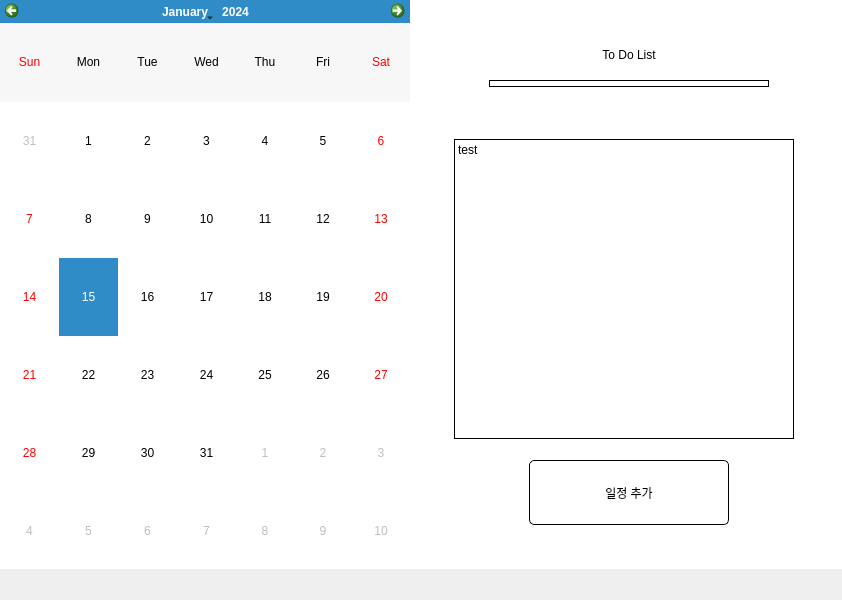
<?xml version="1.0" encoding="UTF-8"?>
<ui version="4.0">
 <class>MainWindow</class>
 <widget class="QMainWindow" name="MainWindow">
  <property name="geometry">
   <rect>
    <x>0</x>
    <y>0</y>
    <width>842</width>
    <height>600</height>
   </rect>
  </property>
  <property name="maximumSize">
   <size>
    <width>842</width>
    <height>600</height>
   </size>
  </property>
  <property name="windowTitle">
   <string>MainWindow</string>
  </property>
  <property name="styleSheet">
   <string notr="true"/>
  </property>
  <widget class="QWidget" name="centralwidget">
   <widget class="QFrame" name="horizontalFrame">
    <property name="geometry">
     <rect>
      <x>0</x>
      <y>0</y>
      <width>842</width>
      <height>569</height>
     </rect>
    </property>
    <property name="sizePolicy">
     <sizepolicy hsizetype="Fixed" vsizetype="Fixed">
      <horstretch>0</horstretch>
      <verstretch>0</verstretch>
     </sizepolicy>
    </property>
    <property name="minimumSize">
     <size>
      <width>842</width>
      <height>569</height>
     </size>
    </property>
    <property name="maximumSize">
     <size>
      <width>842</width>
      <height>569</height>
     </size>
    </property>
    <property name="layoutDirection">
     <enum>Qt::LeftToRight</enum>
    </property>
    <layout class="QHBoxLayout" name="horizontalLayout">
     <property name="spacing">
      <number>0</number>
     </property>
     <property name="sizeConstraint">
      <enum>QLayout::SetDefaultConstraint</enum>
     </property>
     <property name="leftMargin">
      <number>0</number>
     </property>
     <property name="topMargin">
      <number>0</number>
     </property>
     <property name="rightMargin">
      <number>0</number>
     </property>
     <property name="bottomMargin">
      <number>0</number>
     </property>
     <item>
      <widget class="QCalendarWidget" name="calendarWidget">
       <property name="enabled">
        <bool>true</bool>
       </property>
       <property name="sizePolicy">
        <sizepolicy hsizetype="Fixed" vsizetype="Fixed">
         <horstretch>0</horstretch>
         <verstretch>0</verstretch>
        </sizepolicy>
       </property>
       <property name="minimumSize">
        <size>
         <width>410</width>
         <height>570</height>
        </size>
       </property>
       <property name="maximumSize">
        <size>
         <width>410</width>
         <height>570</height>
        </size>
       </property>
       <property name="styleSheet">
        <string notr="true">#qt_calendar_navigationbar {
    background-color: rgb(0, 188, 212);
    min-height: 50px;
}
#qt_calendar_prevmonth, #qt_calendar_nextmonth {
    border: none;
    margin-top: 30px;
    color: white;
    min-width: 36px;
    max-width: 36px;
    min-height: 36px;
    max-height: 36px;
    border-radius: 18px;
    font-weight: bold; 
    qproperty-icon: none;
    background-color: transparent;
    font: 75 10pt &quot;나눔스퀘어 ExtraBold&quot;;
}
#qt_calendar_prevmonth {
    qproperty-text: &quot;&lt;&quot;; 
}
#qt_calendar_nextmonth {
    qproperty-text: &quot;&gt;&quot;;
}
#qt_calendar_prevmonth:hover, #qt_calendar_nextmonth:hover {
    background-color: rgba(225, 225, 225, 100);
}
#qt_calendar_prevmonth:pressed, #qt_calendar_nextmonth:pressed {
    background-color: rgba(235, 235, 235, 100);
}

#qt_calendar_yearbutton, #qt_calendar_monthbutton {
    color: white;
    margin: 18px;
    min-width: 60px;
    border-radius: 30px;
    font: 75 10pt &quot;나눔스퀘어 ExtraBold&quot;;
}
#qt_calendar_yearbutton:hover, #qt_calendar_monthbutton:hover {
    background-color: rgba(225, 225, 225, 100);
}
#qt_calendar_yearbutton:pressed, #qt_calendar_monthbutton:pressed {
    background-color: rgba(235, 235, 235, 100);
}

#qt_calendar_yearedit {
    min-width: 60px;
    color: white;
    background: transparent;
}
#qt_calendar_yearedit::up-button { 
    width: 20px;
    subcontrol-position: right;
}
#qt_calendar_yearedit::down-button { 
    width: 20px;
    subcontrol-position: left; 
}

CalendarWidget QToolButton QMenu {
     background-color: white;
}
CalendarWidget QToolButton QMenu::item {
    padding: 10px;
}
CalendarWidget QToolButton QMenu::item:selected:enabled {
    background-color: rgb(230, 230, 230);
}
CalendarWidget QToolButton::menu-indicator {
    
    subcontrol-position: right center;
}

#qt_calendar_calendarview {
    outline: 0px;
	font: 75 10pt &quot;나눔스퀘어 Bold&quot;;
    selection-background-color: rgb(0, 188, 212); 
}
</string>
       </property>
       <property name="firstDayOfWeek">
        <enum>Qt::Sunday</enum>
       </property>
       <property name="gridVisible">
        <bool>false</bool>
       </property>
       <property name="selectionMode">
        <enum>QCalendarWidget::SingleSelection</enum>
       </property>
       <property name="horizontalHeaderFormat">
        <enum>QCalendarWidget::ShortDayNames</enum>
       </property>
       <property name="verticalHeaderFormat">
        <enum>QCalendarWidget::NoVerticalHeader</enum>
       </property>
      </widget>
     </item>
     <item>
      <widget class="QFrame" name="verticalFrame">
       <property name="sizePolicy">
        <sizepolicy hsizetype="Fixed" vsizetype="Fixed">
         <horstretch>0</horstretch>
         <verstretch>0</verstretch>
        </sizepolicy>
       </property>
       <property name="minimumSize">
        <size>
         <width>432</width>
         <height>569</height>
        </size>
       </property>
       <property name="maximumSize">
        <size>
         <width>432</width>
         <height>569</height>
        </size>
       </property>
       <property name="styleSheet">
        <string notr="true">background-color: rgb(255, 255, 255);</string>
       </property>
       <layout class="QVBoxLayout" name="verticalLayout">
        <item>
         <widget class="QLabel" name="title_label">
          <property name="minimumSize">
           <size>
            <width>420</width>
            <height>50</height>
           </size>
          </property>
          <property name="maximumSize">
           <size>
            <width>420</width>
            <height>50</height>
           </size>
          </property>
          <property name="styleSheet">
           <string notr="true">font: 81 15pt &quot;나눔스퀘어 ExtraBold&quot;;
</string>
          </property>
          <property name="locale">
           <locale language="Korean" country="SouthKorea"/>
          </property>
          <property name="frameShadow">
           <enum>QFrame::Plain</enum>
          </property>
          <property name="text">
           <string>To Do List</string>
          </property>
          <property name="alignment">
           <set>Qt::AlignBottom|Qt::AlignHCenter</set>
          </property>
         </widget>
        </item>
        <item>
         <widget class="QFrame" name="horizontalFrame_2">
          <property name="minimumSize">
           <size>
            <width>420</width>
            <height>15</height>
           </size>
          </property>
          <property name="maximumSize">
           <size>
            <width>420</width>
            <height>20</height>
           </size>
          </property>
          <property name="styleSheet">
           <string notr="true">background-color: rgb(255, 255, 255);</string>
          </property>
          <layout class="QHBoxLayout" name="horizontalLayout_2">
           <item>
            <widget class="QLabel" name="color_line">
             <property name="minimumSize">
              <size>
               <width>280</width>
               <height>7</height>
              </size>
             </property>
             <property name="maximumSize">
              <size>
               <width>280</width>
               <height>7</height>
              </size>
             </property>
             <property name="styleSheet">
              <string notr="true">background-color: rgb(255, 255, 255);
border-radius: 5px;
border-style: solid;
border-width: 1px;
border-color: rgb(0, 0, 0);</string>
             </property>
             <property name="text">
              <string/>
             </property>
            </widget>
           </item>
          </layout>
         </widget>
        </item>
        <item>
         <widget class="QLabel" name="time_label">
          <property name="minimumSize">
           <size>
            <width>420</width>
            <height>30</height>
           </size>
          </property>
          <property name="maximumSize">
           <size>
            <width>420</width>
            <height>30</height>
           </size>
          </property>
          <property name="styleSheet">
           <string notr="true">font: 75 9pt &quot;나눔바른펜&quot;;</string>
          </property>
          <property name="text">
           <string/>
          </property>
          <property name="alignment">
           <set>Qt::AlignCenter</set>
          </property>
         </widget>
        </item>
        <item>
         <layout class="QHBoxLayout" name="horizontalLayout_4">
          <item>
           <spacer name="horizontalSpacer_5">
            <property name="orientation">
             <enum>Qt::Horizontal</enum>
            </property>
            <property name="sizeType">
             <enum>QSizePolicy::Fixed</enum>
            </property>
            <property name="sizeHint" stdset="0">
             <size>
              <width>35</width>
              <height>300</height>
             </size>
            </property>
           </spacer>
          </item>
          <item>
           <widget class="QLabel" name="task_label">
            <property name="minimumSize">
             <size>
              <width>340</width>
              <height>300</height>
             </size>
            </property>
            <property name="maximumSize">
             <size>
              <width>340</width>
              <height>300</height>
             </size>
            </property>
            <property name="layoutDirection">
             <enum>Qt::LeftToRight</enum>
            </property>
            <property name="styleSheet">
             <string notr="true">font: 75 10pt &quot;나눔스퀘어&quot;;
border-style: solid;
border-width: 1px;</string>
            </property>
            <property name="text">
             <string>test</string>
            </property>
            <property name="alignment">
             <set>Qt::AlignLeading|Qt::AlignLeft|Qt::AlignTop</set>
            </property>
           </widget>
          </item>
          <item>
           <spacer name="horizontalSpacer_4">
            <property name="orientation">
             <enum>Qt::Horizontal</enum>
            </property>
            <property name="sizeType">
             <enum>QSizePolicy::Fixed</enum>
            </property>
            <property name="sizeHint" stdset="0">
             <size>
              <width>40</width>
              <height>300</height>
             </size>
            </property>
           </spacer>
          </item>
         </layout>
        </item>
        <item>
         <widget class="QFrame" name="horizontalFrame_3">
          <property name="minimumSize">
           <size>
            <width>420</width>
            <height>90</height>
           </size>
          </property>
          <property name="maximumSize">
           <size>
            <width>420</width>
            <height>90</height>
           </size>
          </property>
          <property name="styleSheet">
           <string notr="true">background-color: rgb(255, 255, 255);</string>
          </property>
          <layout class="QHBoxLayout" name="horizontalLayout_3">
           <item>
            <widget class="QPushButton" name="pushButton">
             <property name="minimumSize">
              <size>
               <width>200</width>
               <height>65</height>
              </size>
             </property>
             <property name="maximumSize">
              <size>
               <width>200</width>
               <height>65</height>
              </size>
             </property>
             <property name="styleSheet">
              <string notr="true">font: 75 10pt &quot;나눔스퀘어 Bold&quot;;
background-color: rgb(255, 255, 255);
border-radius: 5px;
border-style: solid;
border-width: 1px;
border-color: rgb(0, 0, 0);</string>
             </property>
             <property name="text">
              <string>일정 추가</string>
             </property>
            </widget>
           </item>
          </layout>
         </widget>
        </item>
        <item>
         <spacer name="verticalSpacer">
          <property name="orientation">
           <enum>Qt::Vertical</enum>
          </property>
          <property name="sizeType">
           <enum>QSizePolicy::Fixed</enum>
          </property>
          <property name="sizeHint" stdset="0">
           <size>
            <width>420</width>
            <height>15</height>
           </size>
          </property>
         </spacer>
        </item>
       </layout>
      </widget>
     </item>
    </layout>
   </widget>
  </widget>
  <widget class="QMenuBar" name="menubar">
   <property name="geometry">
    <rect>
     <x>0</x>
     <y>0</y>
     <width>842</width>
     <height>31</height>
    </rect>
   </property>
  </widget>
 </widget>
 <resources/>
 <connections/>
</ui>
